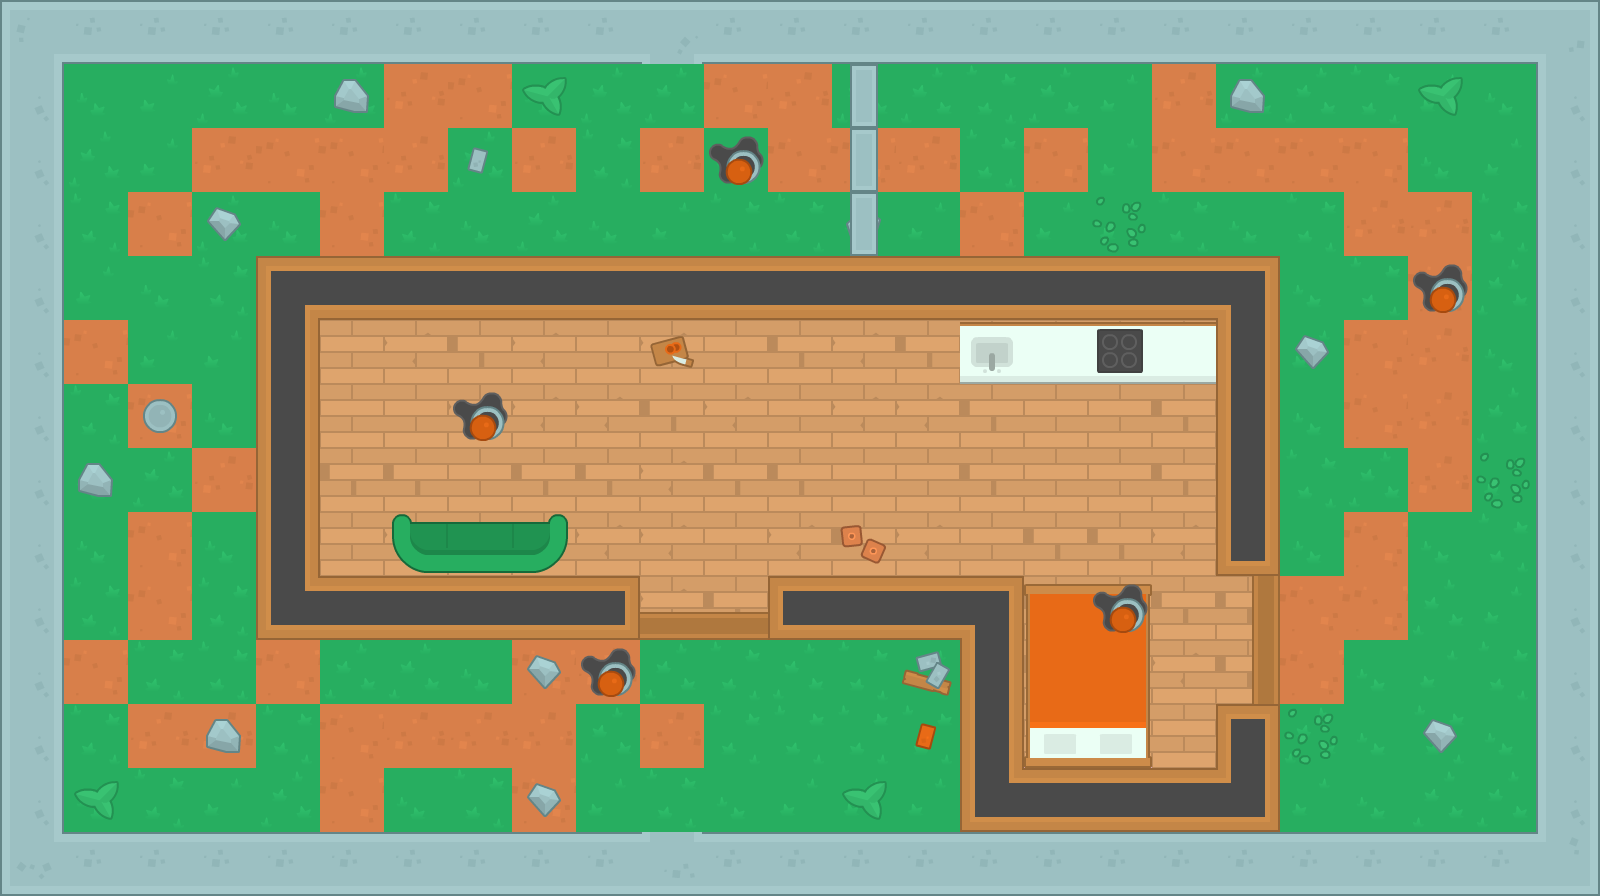

This is a level from a 2D game, rendered from its Tiled map with the project's own tilesets. A one-line summary and the map file follow, with tile-layer data summarised:
An orthogonal 25x14 tile map with 64x64 px tiles, 11 tile layers (Grass, Floors, Decoration, Doors, ...).

<map version="1.0" tiledversion="1.1.5" orientation="orthogonal" renderorder="right-down" width="25" height="14" tilewidth="64" tileheight="64" infinite="0" nextobjectid="1">
 <tileset firstgid="1" name="tilesheet_complete" tilewidth="64" tileheight="64" tilecount="540" columns="27">
  <image source="tilesets/tilesheet_complete.png" width="1728" height="1280" />
 </tileset>
 <layer name="Grass" width="25" height="14">
  <data>[350 cells, 350 non-empty, 8 distinct tile ids]</data>
 </layer>
 <layer name="Floors" width="25" height="14" locked="1">
  <data>[350 cells, 78 non-empty, 7 distinct tile ids]</data>
 </layer>
 <layer name="Decoration" width="25" height="14">
  <data>[350 cells, 15 non-empty, 10 distinct tile ids]</data>
 </layer>
 <layer name="Doors" width="25" height="14" locked="1">
  <data>[350 cells, 4 non-empty, 2 distinct tile ids]</data>
 </layer>
 <layer name="Player" width="25" height="14" locked="1">
  <data>[350 cells, 1 non-empty, 1 distinct tile ids]</data>
 </layer>
 <layer name="EnemiesStationary" width="25" height="14" locked="1">
  <data>[350 cells, 2 non-empty, 1 distinct tile ids]</data>
 </layer>
 <layer name="EnemiesVertical" width="25" height="14">
  <data>[350 cells, 2 non-empty, 1 distinct tile ids]</data>
 </layer>
 <layer name="EnemiesHorizontal" width="25" height="14">
  <data>[350 cells, 1 non-empty, 1 distinct tile ids]</data>
 </layer>
 <layer name="Pistols" width="25" height="14" locked="1">
  <data>[350 cells, 1 non-empty, 1 distinct tile ids]</data>
 </layer>
 <layer name="MachineGuns" width="25" height="14">
  <data>[350 cells, 1 non-empty, 1 distinct tile ids]</data>
 </layer>
 <layer name="Walls" width="25" height="14" locked="1">
  <data>[350 cells, 126 non-empty, 25 distinct tile ids]</data>
 </layer>
</map>
